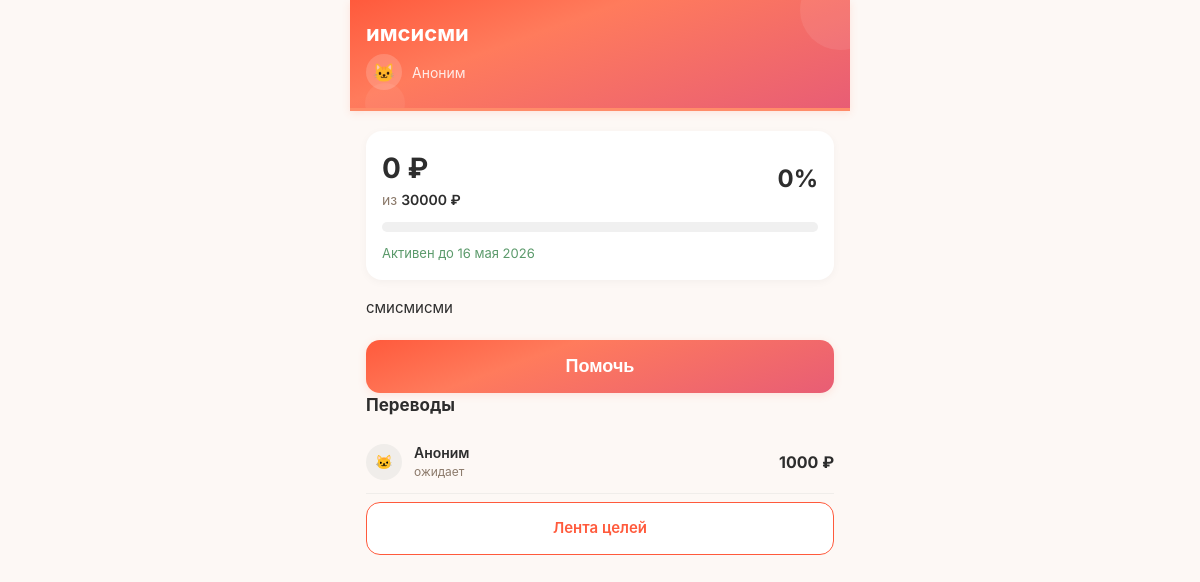
The app's page /goal/6, older data.
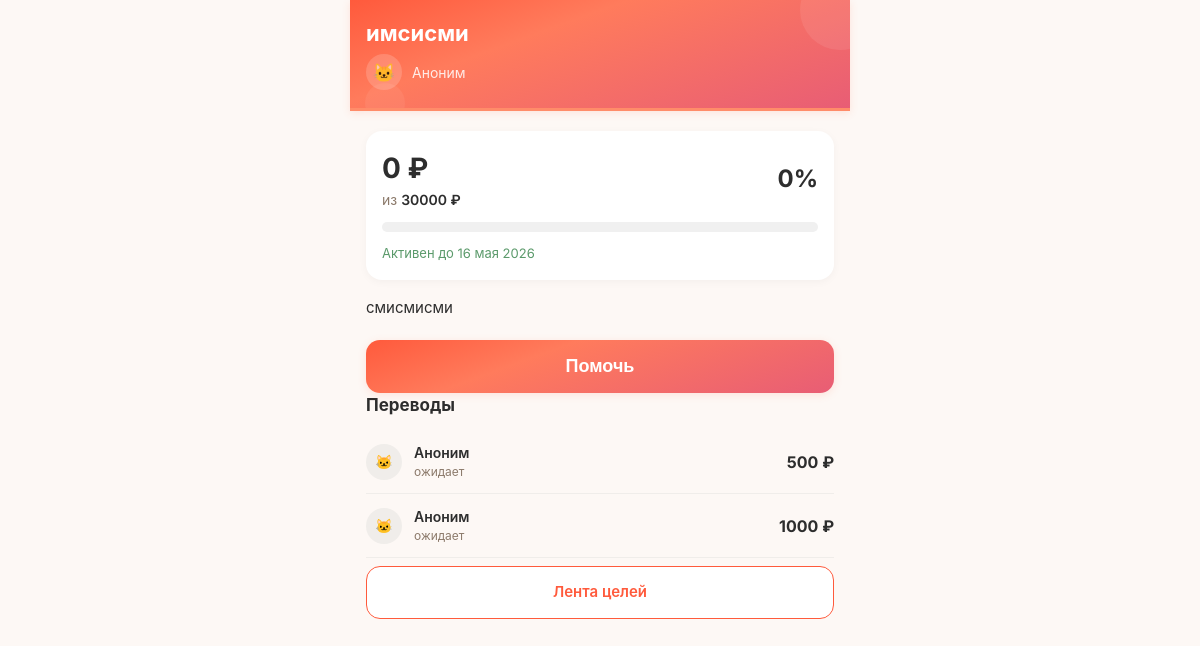
The same page, newer data.
### tables this page shows
CREATE TABLE "goals" (
        id INTEGER PRIMARY KEY AUTOINCREMENT,
        user_id INTEGER NOT NULL,
        type TEXT NOT NULL CHECK(type IN ('super_blitz','blitz','serious','urgent','group')),
        title TEXT NOT NULL,
        description TEXT NULL,
        photo_url TEXT NULL,
        amount_goal REAL NOT NULL,
        amount_collected REAL DEFAULT 0.00,
        ends_at TEXT NULL,
        status TEXT DEFAULT 'draft' CHECK(status IN ('draft','active','frozen','completed','failed','lightning_failed','hidden')),
        trial_ends_at TEXT NULL,
        subscription_active_until TEXT NULL,
        last_boosted_at TEXT NULL,
        is_lightning INTEGER DEFAULT 0,
        lightning_started_at TEXT NULL,
        moderation_status TEXT DEFAULT 'pending',
        completion_type TEXT DEFAULT 'organic',
        is_seed INTEGER DEFAULT 0,
        views_count INTEGER DEFAULT 0,
        views_24h INTEGER DEFAULT 0,
        donations_count INTEGER DEFAULT 0,
        donations_24h INTEGER DEFAULT 0,
        created_at TEXT DEFAULT (datetime('now')),
        FOREIGN KEY (user_id) REFERENCES users(id)
    );

CREATE TABLE donations (
            id INTEGER PRIMARY KEY AUTOINCREMENT,
            goal_id INTEGER NOT NULL,
            donor_id INTEGER NULL,
            amount_reported REAL NOT NULL,
            status TEXT NOT NULL CHECK(status IN ('donor_confirmed','recipient_confirmed','completed','disputed')),
            is_anonymous INTEGER DEFAULT 0,
            is_seed INTEGER DEFAULT 0,
            warm_word TEXT NULL,
            donor_confirmed_at TEXT DEFAULT (datetime('now')),
            recipient_confirmed_at TEXT NULL,
            completed_at TEXT NULL,
            dispute_reason TEXT NULL,
            donor_to_recipient_count INTEGER DEFAULT 1,
            referred_by INTEGER NULL, ip_address TEXT,
            FOREIGN KEY (goal_id) REFERENCES goals(id),
            FOREIGN KEY (donor_id) REFERENCES users(id)
        );

### main.py (the view)
@app.route('/goal/<int:goal_id>')
def goal_page(goal_id):
    db = get_db()
    goal = db.execute("SELECT * FROM goals WHERE id = ?", (goal_id,)).fetchone()
    if not goal:
        db.close()
        flash('Цель не найдена.', 'danger')
        return redirect(url_for('goals_list'))
    author = db.execute("SELECT phone FROM users WHERE id = ?", (goal['user_id'],)).fetchone()
    donations = db.execute("SELECT * FROM donations WHERE goal_id = ? ORDER BY donor_confirmed_at DESC", (goal_id,)).fetchall()
    donor_count = db.execute("SELECT COUNT(DISTINCT donor_id) FROM donations WHERE goal_id = ? AND status IN ('recipient_confirmed','completed')", (goal_id,)).fetchone()[0]
    last_donation = db.execute("SELECT MAX(donor_confirmed_at) FROM donations WHERE goal_id = ?", (goal_id,)).fetchone()[0]
    db.close()
    pct = int((goal['amount_collected'] / goal['amount_goal']) * 100) if goal['amount_goal'] > 0 else 0
    months = ['января','февраля','марта','апреля','мая','июня','июля','августа','сентября','октября','ноября','декабря']
    try:
        parts = goal['ends_at'][:10].split('-')
        ends_at_formatted = f"{int(parts[2])} {months[int(parts[1])-1]} {parts[0]}"
    except:
        ends_at_formatted = goal['ends_at'][:10]
    user = get_current_user()
    is_author = (user and user['id'] == goal['user_id'])
    return render_template('goal.html', goal=goal, author=author, progress=pct, donations=donations, is_author=is_author, donor_count=donor_count, last_donation=last_donation, ends_at_formatted=ends_at_formatted)

### main.py (called while the page is built, shortened)
def get_current_user():
    return None

### models.py (called while the page is built)
def get_db():
    conn = sqlite3.connect(DATABASE, timeout=10)
    conn.row_factory = sqlite3.Row
    conn.execute("PRAGMA journal_mode=WAL")
    conn.execute("PRAGMA synchronous=NORMAL")
    conn.execute("PRAGMA busy_timeout=5000")
    conn.execute("PRAGMA foreign_keys = ON")
    return conn

### templates/goal.html (shortened to what this page needs)
<!DOCTYPE html>
<html lang="ru">
<head>
    <link rel="stylesheet" href="/static/style.css?v=2">
</head>
<body>
    <div class="container">
        <div class="goal-header">
            <h1>{{ goal.title }}</h1>
            <div class="author-row">
                <div class="avatar">🐱</div>
                <span>{{ author.name or 'Аноним' }}</span>
            </div>
        </div>
        <div class="content">
            <div class="stats-card">
                <div class="stats-row">
                    <div>
                        <div class="collected">{{ "%.0f"|format(goal.amount_collected) }} ₽</div>
                        <div class="goal">из <span>{{ "%.0f"|format(goal.amount_goal) }} ₽</span></div>
                    </div>
                    <div style="text-align:right;">
                        <div style="font-size:24px;font-weight:700;color:#2D2D2D;">{{ progress }}%</div>
                    </div>
                </div>
                <div class="progress-bar">
                </div>
                {% if goal.status == "active" %}<div class="deadline" style="color:#5B9A6B;">Активен до {{ ends_at_formatted }}</div>{% else %}<div class="deadline" style="color:#E57373;">Не активен</div>{% endif %}
            </div>
            {% if goal.description %}
            <div class="description">{{ goal.description }}</div>
            {% endif %}
            {% if not is_author %}
            <button class="btn-help" onclick="openModal()">Помочь</button>
            {% endif %}
            {% if donations %}
            <h3 class="donations-title">Переводы</h3>
            {% for d in donations %}
            <div class="donation-item">
                <div class="donation-avatar">🐱</div>
                <div class="donation-info">
                    <div class="donor-name">{{ d.donor_name or 'Аноним' }}</div>
                    <div class="donor-meta">
                        {% if d.status == 'donor_confirmed' %}ожидает
                        {% elif d.status == 'recipient_confirmed' %}подтверждён
                        {% elif d.status == 'completed' %}засчитан
                        {% else %}{{ d.status }}{% endif %}
                    </div>
                </div>
                <div class="donation-amount">{{ "%.0f"|format(d.amount_reported) }} ₽</div>
            </div>
            {% endfor %}
            {% endif %}
            <a href="/goals" class="btn-back" style="text-align:center;">Лента целей</a>
        </div>
    </div>
</body>
</html>

### static/style.css (style rules this page uses)
:root { --cta: #FF6B4A; --cta-hover: #E85D3A; --bg: #FDF8F5; --card: #FFFFFF; --card-shadow: 0 2px 12px rgba(0,0,0,0.04); --text: #2D2D2D; --text-soft: #8C7A6B; --success: #5B9A6B; --error: #E57373; --gold: #D4A853; --gradient-cta: linear-gradient(160deg, #FF5A3C 0%, #FF7B5C 35%, #E85D75 100%); --radius: 12px; --radius-lg: 16px; --font: 'Inter', -apple-system, BlinkMacSystemFont, sans-serif; --transition: 0.2s ease; }
*, *::before, *::after { box-sizing: border-box; margin: 0; padding: 0; }
body { font-family: var(--font); font-size: 16px; line-height: 1.5; background: var(--bg); color: var(--text); -webkit-tap-highlight-color: transparent; -webkit-font-smoothing: antialiased; animation: pageIn 0.3s ease; }
h1 { font-size: 28px; font-weight: 700; line-height: 1.2; }
h3 { font-size: 18px; font-weight: 600; }
a { color: var(--cta); text-decoration: none; }

### templates/goal.html (style rules this page uses)
* { box-sizing: border-box; margin: 0; padding: 0; }
body { font-family: 'Inter', -apple-system, sans-serif; background: #FDF8F5; color: #2D2D2D; padding-bottom: 40px; }
.container { max-width: 500px; margin: 0 auto; padding: 0; }
.goal-header { background: linear-gradient(160deg, #FF5A3C 0%, #FF7B5C 35%, #E85D75 100%); padding: 20px 16px 18px; color: white; border-radius: 0; border-bottom: 3px solid #FF8C69; box-shadow: 0 2px 8px rgba(255,107,74,0.15); position: relative; overflow: hidden; }
.goal-header::after { content: ''; position: absolute; top: -30px; right: -30px; width: 80px; height: 80px; background: rgba(255,255,255,0.08); border-radius: 50%; }
.goal-header::before { content: ''; position: absolute; bottom: -15px; left: 15px; width: 40px; height: 40px; background: rgba(255,255,255,0.06); border-radius: 50%; }
.goal-header h1 { font-size: 22px; font-weight: 700; }
.goal-header .author-row { display: flex; align-items: center; gap: 10px; margin-top: 8px; font-size: 14px; opacity: 0.85; }
.goal-header .avatar { width: 36px; height: 36px; border-radius: 50%; background: rgba(255,255,255,0.2); display: flex; align-items: center; justify-content: center; font-size: 18px; flex-shrink: 0; }
.content { padding: 20px 16px; }
.stats-card { background: white; border-radius: 16px; padding: 16px; box-shadow: 0 2px 8px rgba(0,0,0,0.04); margin-bottom: 16px; }
.stats-row { display: flex; justify-content: space-between; align-items: center; margin-bottom: 12px; }
.stats-row .collected { font-size: 28px; font-weight: 700; color: #2D2D2D; }
.stats-row .goal { font-size: 14px; color: #8C7A6B; }
.stats-row .goal span { font-weight: 600; color: #2D2D2D; }
.progress-bar { background: #F0F0F0; border-radius: 8px; height: 10px; overflow: hidden; margin-bottom: 8px; }
.deadline { font-size: 13px; color: #E57373; margin-top: 4px; }
.description { font-size: 15px; line-height: 1.6; color: #2D2D2D; margin-bottom: 20px; white-space: pre-wrap; }
.donations-title { font-size: 17px; font-weight: 700; margin-bottom: 12px; color: #2D2D2D; }
.donation-item { display: flex; align-items: center; gap: 12px; padding: 12px 0; border-bottom: 1px solid #F0EDEA; }
.donation-avatar { width: 36px; height: 36px; border-radius: 50%; background: #F0EDEA; display: flex; align-items: center; justify-content: center; font-size: 14px; font-weight: 600; color: #8C7A6B; flex-shrink: 0; }
.donation-info { flex: 1; }
.donation-info .donor-name { font-size: 14px; font-weight: 600; color: #2D2D2D; }
.donation-info .donor-meta { font-size: 12px; color: #8C7A6B; }
.donation-amount { font-size: 16px; font-weight: 700; color: #2D2D2D; }
.btn-help { display: block; width: 100%; padding: 16px; background: linear-gradient(160deg, #FF5A3C 0%, #FF7B5C 35%, #E85D75 100%); color: white; border: none; border-radius: 14px; font-size: 18px; font-weight: 600; cursor: pointer; box-shadow: 0 2px 8px rgba(255,107,74,0.15); transition: transform 0.1s; margin-top: 12px; position: relative; overflow: hidden; }
.btn-help::after { content: ''; position: absolute; top: -50%; left: -50%; width: 200%; height: 200%; background: radial-gradient(circle, rgba(255,255,255,0.25) 0%, transparent 60%); opacity: 0; transition: opacity 0.3s; }
.btn-back { display: block; width: 100%; padding: 14px; text-align: center; border: 1px solid #FF5A3C; color: #FF5A3C; background: white; border-radius: 14px; font-size: 15px; font-weight: 600; cursor: pointer; text-decoration: none; margin-top: 8px; transition: transform 0.1s; }

Row changes from the older to the newer data that the page shows:
added donations: donor_name "Аноним", status "ожидает", amount_reported "500"
